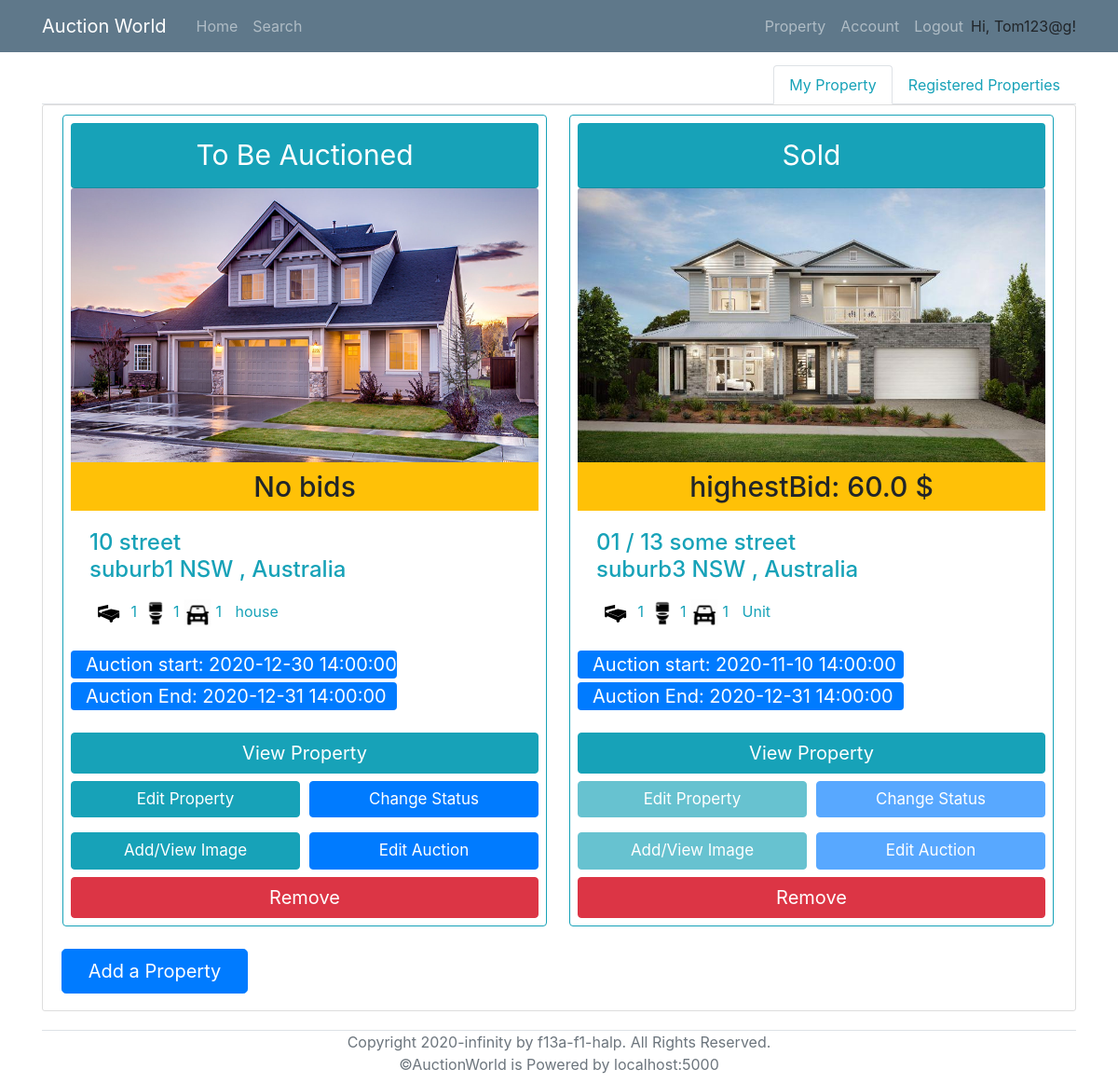
Page /property (signed in) on the earlier database version.
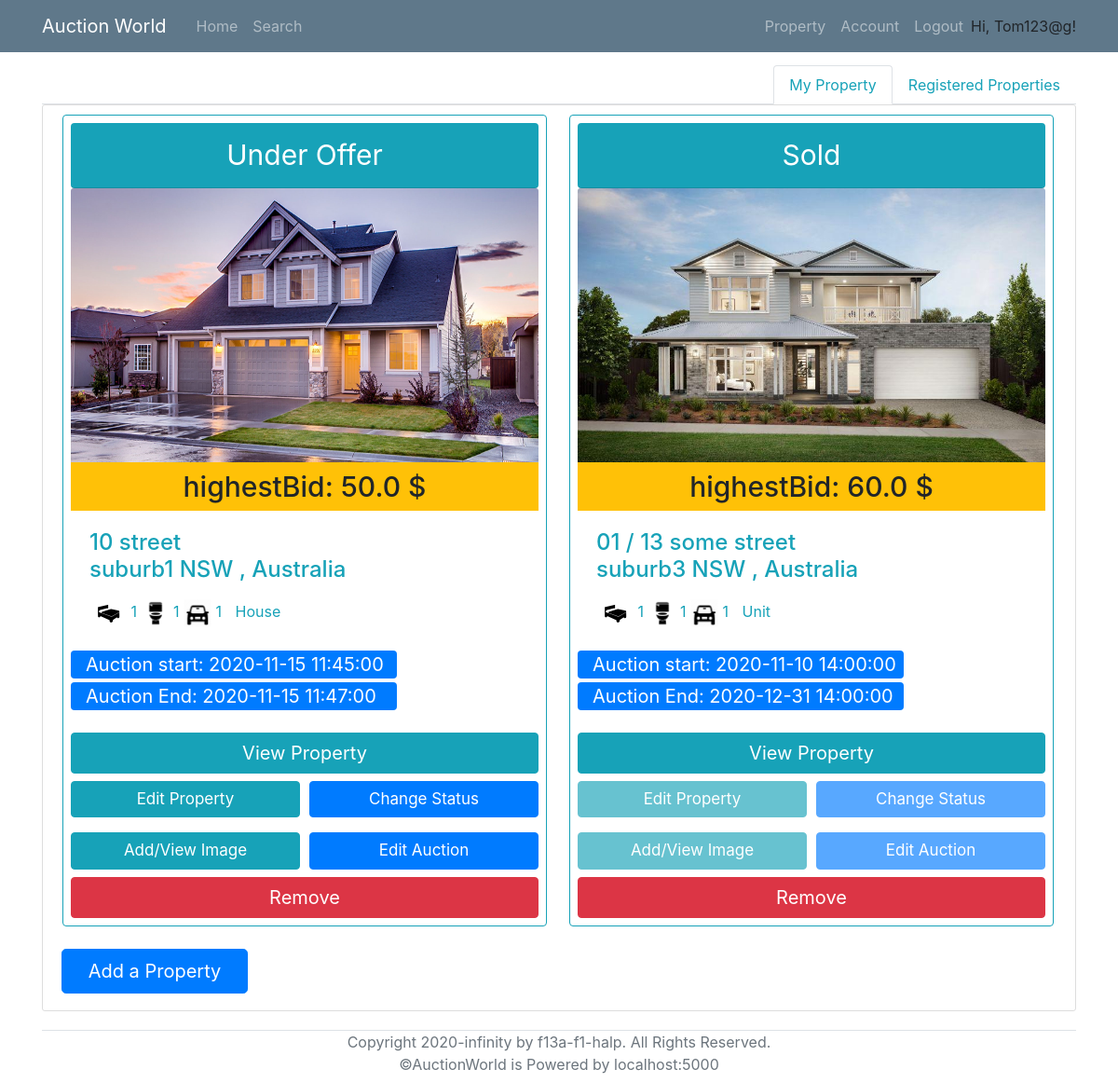
Same page on the later database version.
### models.py (models this page shows, shortened)
class Property(db.Model):
    __tablename__ = 'Property'
    id = db.Column(db.Integer, primary_key = True)
    property_type = db.Column(db.String)
    add_unit = db.Column(db.String(100))
    add_num = db.Column(db.String(100))
    add_name = db.Column(db.String(100))
    add_suburb = db.Column(db.String(100))
    add_state = db.Column(db.String(3))
    add_pc = db.Column(db.String(4))
    num_bedrooms = db.Column(db.Integer)
    num_parking = db.Column(db.Integer)
    num_bathrooms = db.Column(db.Integer)
    parking_features = db.Column(db.String)
    building_size = db.Column(db.Integer)
    land_size = db.Column(db.Integer)
    inspection_date = db.Column(db.DateTime)
    description = db.Column(db.String(2000))
    year_built = db.Column(db.Integer)
    status = db.Column(db.String)
    seller = db.Column(db.Integer, db.ForeignKey('User.id'))
    auctionId = db.relationship('AuctionDetails', backref='Property', uselist=False)
    photo_collection = db.relationship('Photos', backref='Property', lazy='dynamic')
    registeredBidders = db.relationship('User',secondary=lambda: RegisteredAssociation.__table__, backref="RegisteredProperties")

class AuctionDetails(db.Model):
    __tablename__ = 'AuctionDetails'
    id = db.Column(db.Integer, primary_key=True)
    AuctionStart = db.Column(db.DateTime, nullable=False)
    AuctionEnd = db.Column(db.DateTime, nullable=False)
    ReservePrice = db.Column(db.Float, nullable=False)
    MinBiddingGap = db.Column(db.Float, nullable=False)
    PropertyID = db.Column(db.String, db.ForeignKey('Property.id'), unique=True, nullable=False)
    SellerID = db.Column(db.Integer, db.ForeignKey('User.id'), nullable=False)

class Photos(db.Model):
    __tablename__ = 'Photos'
    id = db.Column(db.Integer, primary_key = True)
    photo = db.Column(db.String)
    property_id = db.Column(db.Integer, db.ForeignKey('Property.id'))

### routes.py (the view)
@app.route("/property")
@login_required
def property_list():
    my_properties = db.session.query(Property,AuctionDetails,func.max(Bid.Amount).label('highestBid'))\
                        .filter(Property.seller==current_user.id)\
                        .outerjoin(AuctionDetails, AuctionDetails.PropertyID==Property.id)\
                        .outerjoin(Bid, Bid.AuctionID == AuctionDetails.id)\
                        .group_by(Property.id)
    if my_properties.count() == 0:
        my_properties=None
    propertiesID_registered=RegisteredAssociation.query.filter_by(RegisteredBidderID=current_user.id).all()
    registeredID_list = [ i.PropertyID for i in propertiesID_registered ]
    if len(registeredID_list) == 0:
        registered_properties =None
    else:
        registered_properties = db.session.query(Property,AuctionDetails,func.max(Bid.Amount).label('highestBid'))\
                                .filter(Property.id.in_(registeredID_list))\
                                .outerjoin(AuctionDetails, AuctionDetails.PropertyID==Property.id)\
                                .outerjoin(Bid, Bid.AuctionID == AuctionDetails.id)\
                                .group_by(Property.id)
    time_shift_1hr = datetime.now() + timedelta(hours=1)
    Onehr=timedelta(hours=1)
    return render_template('property.html', properties = my_properties,registered_properties=registered_properties, now_date = time_shift_1hr, Onehr=Onehr)

### models.py (called while the page is built)
@login_manager.user_loader
def load_user(id):
    return User.query.get(id)

### templates/property.html (shortened to what the changed rows need)
{% extends "base.html" %}
{% block content %}
<div class="tab-content" id="nav-tabContent">
    <div class="tab-pane fade show active" id="nav-home" role="tabpanel" aria-labelledby="nav-home-tab">
        <div class="content-section">
            {% if not properties %}
                <h1>No properties found. Add one now!</h1>
            {% else %}
            <div class="row col-xl-15">
                {% for (p,a,b) in properties %}
                    <div class="card border-info p-2 col-md-3.8 ml-3 mr-2 mb-3" style="width: 520px;">
                        <div class="card-header rounded text-center bg-info text-white" style="font-size: 30px;">
                            {% if p.status == "auction" %}
                                To Be Auctioned
                            {% elif p.status == "sold" %}
                                Sold
                            {% else %}
                                Under Offer
                            {% endif %}
                        </div>
                        {% if not p.photo_collection.all() %}
                            <img class="card-img-top" src="/static/propertyImage/Sample.jpg" alt="Card image cap" style="width:502px; height: 300px;" >
                        {% else %}
                            <img class="card-img-top" src="/static/propertyImage/{{p.photo_collection.first().photo}}" alt="Card image cap" style="width:502px; height: 300px;" >
                        {% endif %}
                        <h6 class="card-subtitle pt-2 pb-2 text-center bg-warning" style="font-size: 30px;" >
                            {% if b:%}
                                highestBid: {{b}} $
                            {% else %}
                                No bids
                            {% endif%}
                        </h6>
                        <div class="card-body text-info">
                            <h4 class="card-title">
                                {{p.add_num}} {{p.add_name}}<br>{{p.add_suburb}} {{p.add_state}} {{p.pc}}, Australia
                            </h4>
                            <p class="card-text">
                                <span><img src="/static/icons/bedicon.png" alt="Card image cap" style="width:40px; height: 40px;"> {{p.num_bedrooms}}</span>
                                <span><img src="/static/icons/restroom.png" alt="Card image cap" style="width:30px; height: 30px;"> {{p.num_bedrooms}}</span>
                                <span><img src="/static/icons/car.png" alt="Card image cap" style="width:30px; height: 30px;"> {{p.num_parking}}</span>
                                <span style="margin-top: 7px; margin-left: 10px;">{{p.property_type}}</span>
                            </p>
                        </div>
                        {% if a.AuctionStart and a.AuctionEnd %}
                        <div class="mb-2" style="font-size: 20px; width: 350px;">
                            <p class="bg-primary text-white rounded pl-3  mb-1"> Auction start: {{a.AuctionStart}} </p>
                            <p class="bg-primary text-white rounded pl-3 "> Auction End:   {{a.AuctionEnd}} </p>
                        </div>
                        {% else%}
                            <div style="height: 79.2px;width: 350px;">
                                <p class="bg-secondary text-white rounded pl-3  mb-1" style="font-size: 35px;">No Auction Details</p>
                            </div>
                        {% endif %}
                        <a href="{{ url_for('viewProperty', property_id = p.id) }}">
                            <button class='btn btn-info text-white mr-2 ' style="width: 100%; font-size: 20px;" type='submit'>View Property</button>
                        </a>
                        {% if a %}
                            {% if (now_date >= a.AuctionStart and a.AuctionEnd >= (now_date-Onehr)) or now_date > p.inspection_date %}
                                <div class="mt-2 mb-2">
                                    <span><a href="{{ url_for('edit_property', p_id = p.id) }}"><button class='btn btn-info text-white' style="width: 49%; font-size: 17px;" type='submit' disabled>Edit Property</button></a></span>
                                    <span><a href="{{ url_for('change_status', p_id = p.id) }}"><button class='btn btn-primary text-white' style="width: 49%; font-size: 17px; float: right;" type='submit' disabled>Change Status</button></a></span>
                                </div>
                                <div class="mt-2 mb-2">
                                    <span><a href="{{ url_for('property_image', p_id = p.id) }}"><button class='btn btn-info text-white' style="width: 49%; font-size: 17px;" type='submit' disabled>Add/View Image</button></a></span>
                                    <span><a href="{{ url_for('createAuction', PropertyID = p.id) }}"><button class='btn btn-primary text-white ' style="width: 49%; font-size: 17px;  float: right;"  type='submit' disabled>Edit Auction</button></a></span>
                                </div>
                                <a href="{{ url_for('remove_property', p_id = p.id) }}" onclick = "{if (confirm ( 'Are you sure?')) {this. document.formname.submit (); return true;} return false;} " disabled><button class='btn btn-danger'  style="width: 100%; font-size: 20px;" type='submit'>Remove</button></a>
                            {% else %}
                                <div class="mt-2 mb-2">
                                    <span><a href="{{ url_for('edit_property', p_id = p.id) }}"><button class='btn btn-info text-white' style="width: 49%; font-size: 17px;" type='submit' >Edit Property</button></a></span>
                                    <span><a href="{{ url_for('change_status', p_id = p.id) }}"><button class='btn btn-primary text-white' style="width: 49%; font-size: 17px; float: right;" type='submit' >Change Status</button></a></span>
                                </div>
                                <div class="mt-2 mb-2">
                                    <span><a href="{{ url_for('property_image', p_id = p.id) }}"><button class='btn btn-info text-white' style="width: 49%; font-size: 17px;" type='submit' >Add/View Image</button></a></span>
                                    <span><a href="{{ url_for('createAuction', PropertyID = p.id) }}"><button class='btn btn-primary text-white ' style="width: 49%; font-size: 17px;  float: right;"  type='submit' >Edit Auction</button></a></span>
                                </div>
                                <a href="{{ url_for('remove_property', p_id = p.id) }}" onclick = "{if (confirm ( 'Are you sure?')) {this. document.formname.submit (); return true;} return false;} "><button class='btn btn-danger'  style="width: 100%; font-size: 20px;" type='submit'>Remove</button></a>
                            {% endif %}
                        {% endif %}
                    </div>
                {% endfor %}
            </div>
            {% endif %}
        </div>
    </div>
</div>
{% endblock %}

Differences in the rows shown:
changed Property "street": b (not shown) → "50.0"; property_type "house" → "House"; AuctionStart "2020-12-30 14:00:00" → "2020-11-15 11:45:00"; AuctionEnd "2020-12-31 14:00:00" → "2020-11-15 11:47:00"; status "To Be Auctioned" → "Under Offer"; text "No bids" → "highestBid: $"
